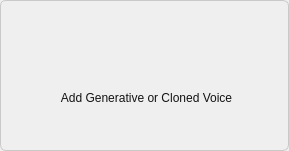
<?xml version="1.0" encoding="UTF-8"?>
<ui version="4.0">
 <class>WAddVoiceModelClass</class>
 <widget class="QWidget" name="WAddVoiceModelClass">
  <property name="geometry">
   <rect>
    <x>0</x>
    <y>0</y>
    <width>289</width>
    <height>151</height>
   </rect>
  </property>
  <property name="maximumSize">
   <size>
    <width>289</width>
    <height>151</height>
   </size>
  </property>
  <property name="windowTitle">
   <string>WAddVoiceModel</string>
  </property>
  <property name="styleSheet">
   <string notr="true">
QFrame#frame{
border:1px solid #c9c9c9;
border-radius:6px;
}

QLabel#label{
font: 16px &quot;微软雅黑&quot;;
}</string>
  </property>
  <layout class="QHBoxLayout" name="horizontalLayout_2">
   <property name="spacing">
    <number>0</number>
   </property>
   <property name="leftMargin">
    <number>0</number>
   </property>
   <property name="topMargin">
    <number>0</number>
   </property>
   <property name="rightMargin">
    <number>0</number>
   </property>
   <property name="bottomMargin">
    <number>0</number>
   </property>
   <item>
    <widget class="QFrame" name="frame">
     <property name="sizePolicy">
      <sizepolicy hsizetype="Preferred" vsizetype="Fixed">
       <horstretch>0</horstretch>
       <verstretch>0</verstretch>
      </sizepolicy>
     </property>
     <property name="minimumSize">
      <size>
       <width>289</width>
       <height>151</height>
      </size>
     </property>
     <property name="maximumSize">
      <size>
       <width>289</width>
       <height>151</height>
      </size>
     </property>
     <property name="styleSheet">
      <string notr="true"/>
     </property>
     <property name="frameShape">
      <enum>QFrame::StyledPanel</enum>
     </property>
     <property name="frameShadow">
      <enum>QFrame::Raised</enum>
     </property>
     <layout class="QVBoxLayout" name="verticalLayout">
      <property name="leftMargin">
       <number>12</number>
      </property>
      <property name="topMargin">
       <number>12</number>
      </property>
      <property name="rightMargin">
       <number>8</number>
      </property>
      <property name="bottomMargin">
       <number>10</number>
      </property>
      <item>
       <layout class="QHBoxLayout" name="horizontalLayout">
        <item>
         <spacer name="horizontalSpacer">
          <property name="orientation">
           <enum>Qt::Horizontal</enum>
          </property>
          <property name="sizeHint" stdset="0">
           <size>
            <width>40</width>
            <height>20</height>
           </size>
          </property>
         </spacer>
        </item>
        <item>
         <widget class="QPushButton" name="pb_add">
          <property name="minimumSize">
           <size>
            <width>66</width>
            <height>66</height>
           </size>
          </property>
          <property name="maximumSize">
           <size>
            <width>66</width>
            <height>66</height>
           </size>
          </property>
          <property name="styleSheet">
           <string notr="true">background-image: url(:/QtTest/icon/Setting/soundbot/add.png);
border:none;
	background-position: center;
    background-repeat: no-repeat;</string>
          </property>
          <property name="text">
           <string/>
          </property>
         </widget>
        </item>
        <item>
         <spacer name="horizontalSpacer_2">
          <property name="orientation">
           <enum>Qt::Horizontal</enum>
          </property>
          <property name="sizeHint" stdset="0">
           <size>
            <width>40</width>
            <height>20</height>
           </size>
          </property>
         </spacer>
        </item>
       </layout>
      </item>
      <item>
       <widget class="QLabel" name="label_2">
        <property name="styleSheet">
         <string notr="true">color: #131313;</string>
        </property>
        <property name="text">
         <string>Add Generative or Cloned Voice</string>
        </property>
        <property name="alignment">
         <set>Qt::AlignCenter</set>
        </property>
       </widget>
      </item>
      <item>
       <widget class="QLabel" name="label_page">
        <property name="text">
         <string/>
        </property>
        <property name="alignment">
         <set>Qt::AlignCenter</set>
        </property>
       </widget>
      </item>
     </layout>
    </widget>
   </item>
  </layout>
 </widget>
 <layoutdefault spacing="6" margin="11"/>
 <resources>
  <include location="../../../AiSound.qrc"/>
 </resources>
 <connections/>
</ui>
